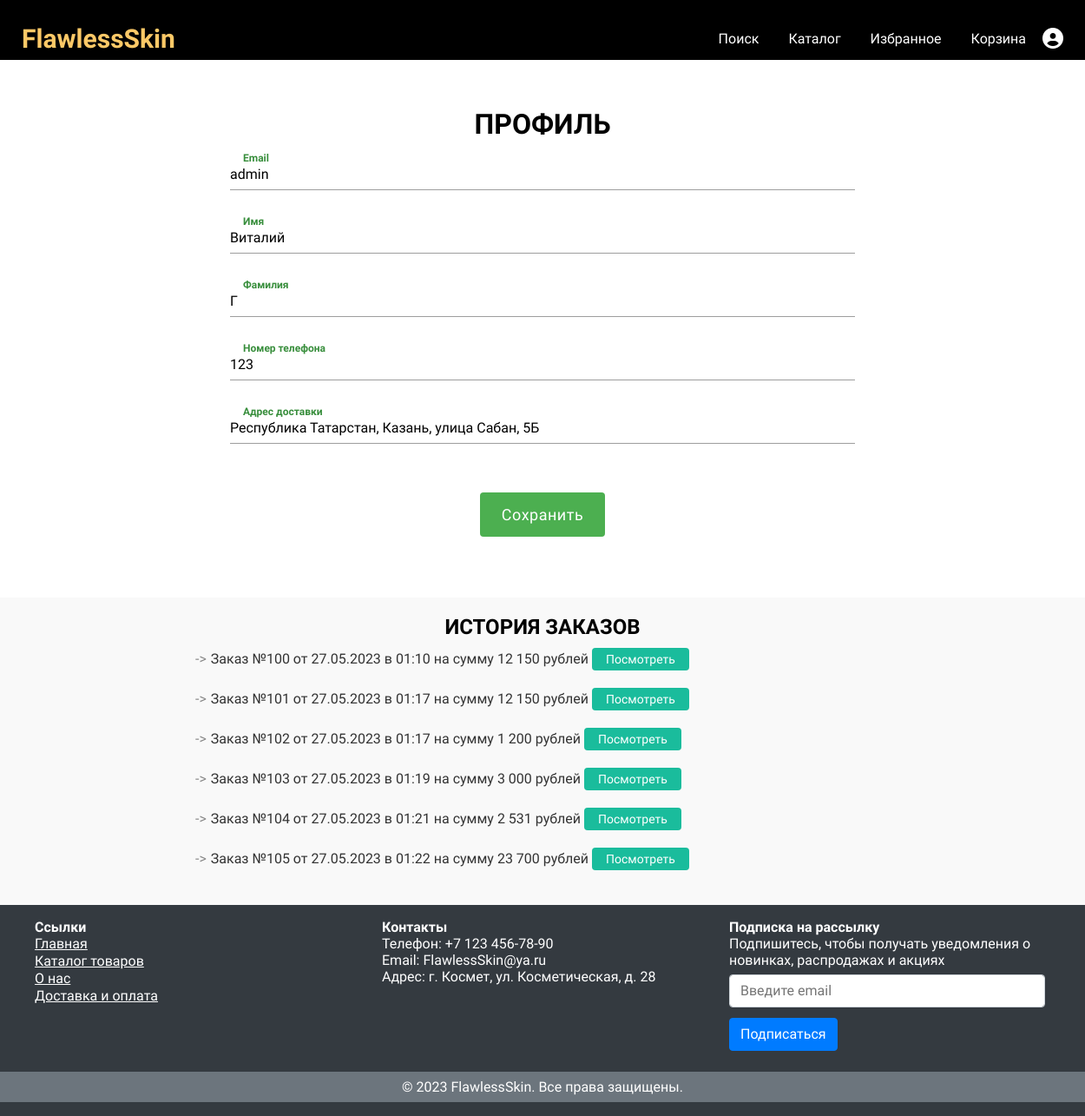
/users/profile/ (signed in), run on an earlier commit of the app's database.
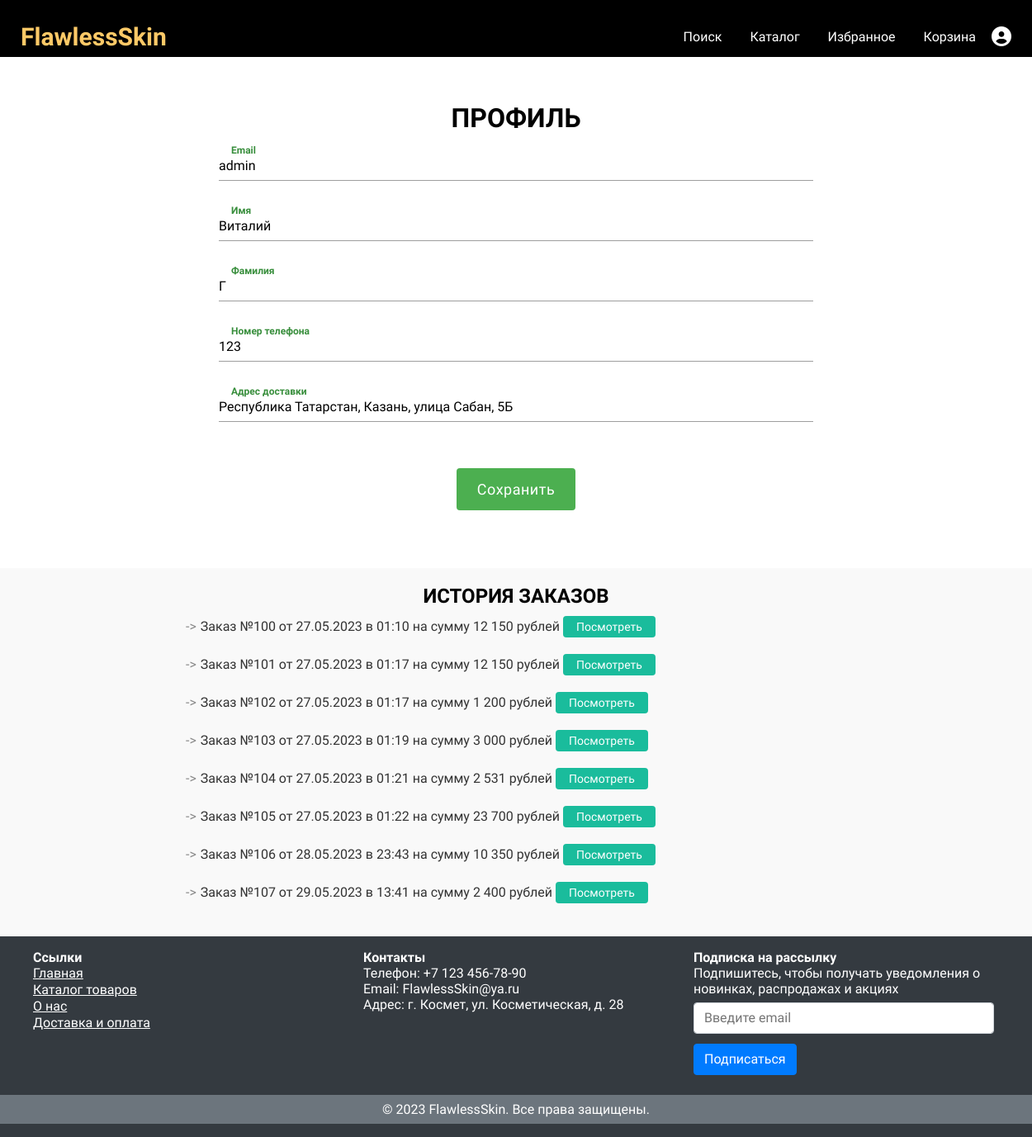
And on a later commit of the database.
### main/models.py (models this page shows, shortened)
class Order(models.Model):
	first_name = models.CharField("Имя", max_length=100, default="-")
	last_name = models.CharField("Фамилия", max_length=100, default="-")
	phone = models.CharField("Номер телефона", max_length=20, blank=True, null=True)
	email = models.EmailField("Email", blank=True)
	address = models.CharField("Адрес доставки", max_length=255, blank=True, null=True)
	sum = models.PositiveIntegerField("Сумма заказа", null=False)
	user = models.ForeignKey(verbose_name="Пользователь", to=User, on_delete=models.PROTECT, null=True)
	products = models.ManyToManyField('Product')
	created_timestamp = models.DateTimeField(auto_now_add=True)
	class Meta:
		verbose_name = "Заказ"
		verbose_name_plural = "Заказы"

### users/views.py (the view)
# urls.py: path('profile/', views.profile, name="profile"),
@login_required
def profile(request):
	if request.method == "POST":
		form = UserProfileForm(instance=request.user, data=request.POST)
		if form.is_valid():
			form.save()
			return HttpResponseRedirect(reverse('users:profile'))
		else:
			print("profile:", form.errors)
	else:
		form = UserProfileForm(instance=request.user)
	orders = Order.objects.filter(user=request.user)
	context = {
		'form': form,
		'orders': orders
	}
	return render(request, 'users/profile.html', context)

### users/forms.py
class UserProfileForm(UserChangeForm):
	username = forms.CharField(widget=forms.TextInput(attrs={
		"class": "profile__input validate", "type": "text", "placeholder": " ",
		"readonly": "True",
	}))
	first_name = forms.CharField(widget=forms.TextInput(attrs={
		"class": "profile__input validate", "type": "text", "placeholder": " ",
	}), required=False)
	last_name = forms.CharField(widget=forms.TextInput(attrs={
		"class": "profile__input validate", "type": "text", "placeholder": " ",
	}), required=False)
	phone = forms.CharField(widget=forms.TextInput(attrs={
		"class": "profile__input validate", "type": "tel", "placeholder": " ",
	}), required=False)
	address = forms.CharField(widget=forms.TextInput(attrs={
		"class": "profile__input validate", "type": "text", "placeholder": " ", "id": "address",
	}), required=False)
	class Meta:
		model = User
		fields = ('first_name', 'last_name', 'username', 'phone', 'email', 'address')

### users/templates/users/profile.html (shortened to what this page needs)
{% extends 'main/base.html' %}
{% load humanize %}
{% load static %}
{% block css %}
    <link rel="stylesheet" href="{% static 'users/css/profile.css' %}">
{% endblock %}
{% block content %}
     <div class="title__wrapper">
        <div class="container">
            <div class="title">
                <h1 class="title">Профиль</h1>
            </div>
        </div>
    </div>
    <div class="profile">
        <div class="container">
            <form class="profile__form" action="{%  url 'users:profile' %}" method="post">
                <div class="row input__container">
                    {{ form.username }}
                    <label class="profile__label" for="{{ form.username.id_for_label }}">Email</label>
                </div>
                <div class="row input__container">
                    {{ form.first_name }}
                    <label class="profile__label" for="{{ form.first_name.id_for_label }}">Имя</label>
                </div>
                <div class="row input__container">
                    {{ form.last_name }}
                    <label class="profile__label" for="{{ form.last_name.id_for_label }}">Фамилия</label>
                </div>
                <div class="row input__container">
                        {{ form.phone }}
                        <label class="profile__label" for="{{ form.phone.id_for_label }}">Номер телефона</label>
                </div>
                <div class="row input__container">
                    {{ form.address }}
                    <label class="profile__label" for="{{ form.address.id_for_label }}">Адрес доставки</label>
                </div>
                <div class="row actions">
                    <button type="submit" class="btn__save">Сохранить</button>
                </div>
            </form>
        </div>
    </div>
    <div class="profile__orders">
        <div class="container">
            <h2 class="title">История заказов</h2>
            <ul class="orders__ul">
                {% for order in orders %}
                    <li>Заказ №{{ order.id }} от {{ order.created_timestamp|date:"d.m.Y в H:i" }} на сумму {{ order.sum|intcomma }} рублей
                    <button>Посмотреть</button>
                    </li>
                {% empty %}
                    <li>Вы пока ничего не заказывали</li>
                {% endfor %}
            </ul>
        </div>
    </div>
{% endblock %}

What changed in the data, as far as the page shows it:
added Order: id "106", created_timestamp "28.05.2023 в 23:43", sum "10 350"
added Order: id "107", created_timestamp "29.05.2023 в 13:41", sum "2 400"
